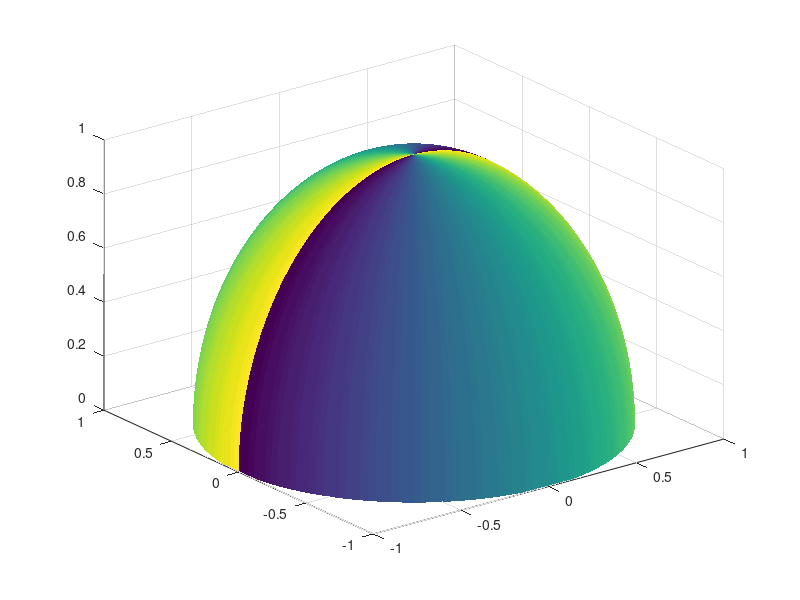

Reproduce this figure in MATLAB. (Note: this script raises an error after producing the figure.)
% simpel beginnen
[Thetas,Phis] = ndgrid(linspace(0,pi,90),linspace(0,pi,180));
Rhos = ones(size(Thetas));
[X,Y,Z] = sph2cart(Thetas,Phis,Rhos);
C = Thetas;
surf(X,Y,Z,C)
shading flat;

[Thetas,Phis]= ndgrid(linspace(0,2*pi,45),deg2rad([0 15 30 45 60]));
Rhos = ones(size(Thetas));
[X,Y,Z] = sph2cart(Thetas,Phis,Rhos);
C = [TSP_0_dB(1,:)' TSP_15_dB(1,:)' TSP_30_dB(1,:)' TSP_45_dB(1,:)' TSP_60_dB(1,:)'];
surf(X,Y,Z,C)
%shading flat;
shading interp